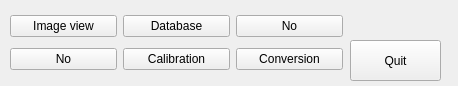
<?xml version="1.0" encoding="UTF-8"?>
<ui version="4.0">
 <class>Controlpanel</class>
 <widget class="QDialog" name="Controlpanel">
  <property name="geometry">
   <rect>
    <x>0</x>
    <y>0</y>
    <width>458</width>
    <height>86</height>
   </rect>
  </property>
  <property name="windowTitle">
   <string>Dialog</string>
  </property>
  <widget class="QPushButton" name="quitButton">
   <property name="geometry">
    <rect>
     <x>350</x>
     <y>40</y>
     <width>91</width>
     <height>41</height>
    </rect>
   </property>
   <property name="text">
    <string>Quit</string>
   </property>
   <property name="autoDefault">
    <bool>false</bool>
   </property>
  </widget>
  <widget class="QWidget" name="layoutWidget">
   <property name="geometry">
    <rect>
     <x>10</x>
     <y>10</y>
     <width>333</width>
     <height>66</height>
    </rect>
   </property>
   <layout class="QGridLayout" name="gridLayout">
    <item row="0" column="0">
     <widget class="QPushButton" name="showImageButton">
      <property name="text">
       <string>Image view</string>
      </property>
      <property name="autoDefault">
       <bool>false</bool>
      </property>
     </widget>
    </item>
    <item row="0" column="1">
     <widget class="QPushButton" name="showDBButton">
      <property name="text">
       <string>Database</string>
      </property>
      <property name="autoDefault">
       <bool>false</bool>
      </property>
     </widget>
    </item>
    <item row="0" column="2">
     <widget class="QPushButton" name="showModelButton">
      <property name="text">
       <string>No</string>
      </property>
      <property name="autoDefault">
       <bool>false</bool>
      </property>
     </widget>
    </item>
    <item row="1" column="0">
     <widget class="QPushButton" name="showVtkButton">
      <property name="text">
       <string>No</string>
      </property>
      <property name="autoDefault">
       <bool>false</bool>
      </property>
     </widget>
    </item>
    <item row="1" column="1">
     <widget class="QPushButton" name="showCaliButton">
      <property name="text">
       <string>Calibration</string>
      </property>
      <property name="autoDefault">
       <bool>false</bool>
      </property>
     </widget>
    </item>
    <item row="1" column="2">
     <widget class="QPushButton" name="showConversionButton">
      <property name="text">
       <string>Conversion</string>
      </property>
      <property name="autoDefault">
       <bool>false</bool>
      </property>
     </widget>
    </item>
   </layout>
  </widget>
 </widget>
 <tabstops>
  <tabstop>showImageButton</tabstop>
  <tabstop>showDBButton</tabstop>
  <tabstop>showModelButton</tabstop>
  <tabstop>showVtkButton</tabstop>
  <tabstop>showCaliButton</tabstop>
  <tabstop>quitButton</tabstop>
 </tabstops>
 <resources/>
 <connections/>
</ui>
